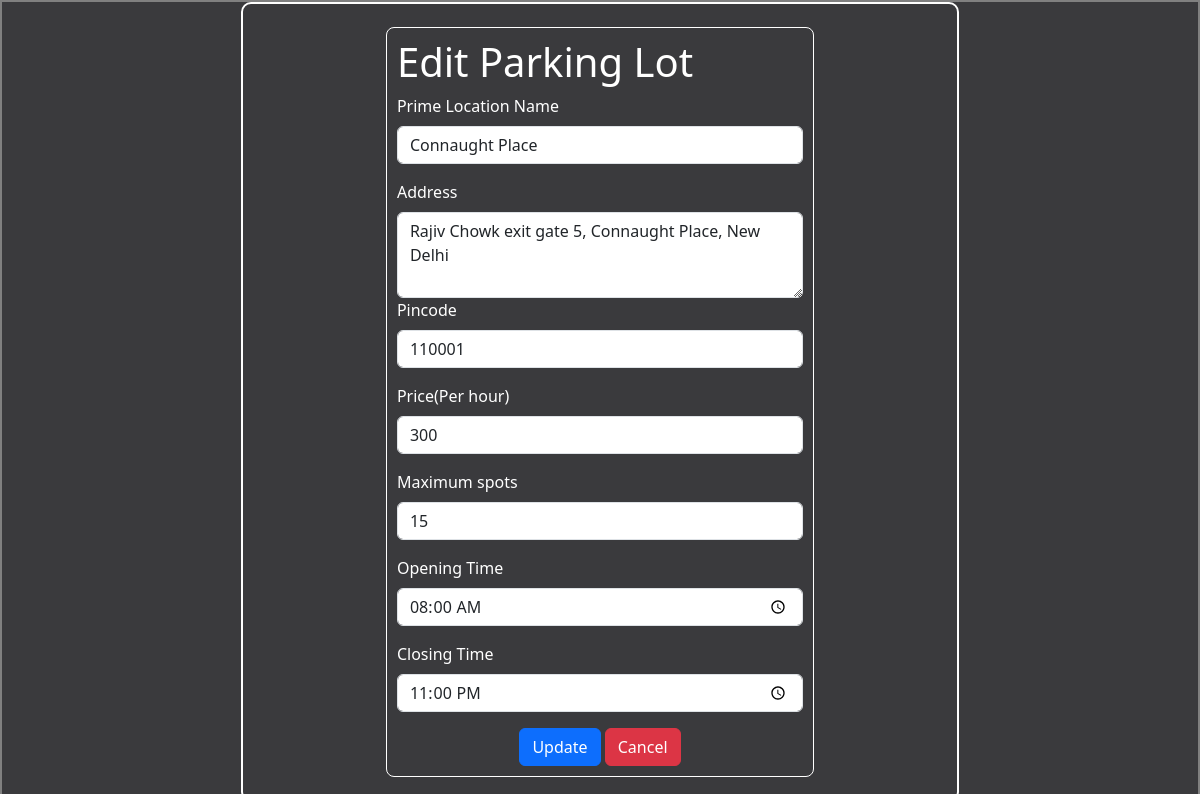
The app's page /edit_lot/2 with its own data.
### application/models.py (models this page shows)
class ParkingLot(db.Model):
    id = db.Column(db.Integer, primary_key=True)
    prime_location_name = db.Column(db.String(120), nullable=False)
    price = db.Column(db.Integer, nullable=False)
    address = db.Column(db.String(200), nullable=False)
    pincode = db.Column(db.String(10), nullable=False)
    maximum_spots = db.Column(db.Integer, nullable=False)
    closing_time = db.Column(db.Time, nullable=False)
    opening_time = db.Column(db.Time, nullable=False)

### application/controllers.py (the view, shortened to what this page needs)
@app.route("/edit_lot/<int:lot_id>",methods = ["GET", "POST"])
def edit_lot(lot_id):
    lot = ParkingLot.query.get_or_404(lot_id)
    return render_template("edit_lot.html", lot=lot)

### templates/edit_lot.html (shortened to what this page needs)
<!DOCTYPE html>
<html lang="en">
<head>
    <link rel="stylesheet" href="/static/style.css">
    <link href="https://cdn.jsdelivr.net/npm/bootstrap@5.3.7/dist/css/bootstrap.min.css" rel="stylesheet">
</head>
<body>
    <div id="main">
        <div id="canvas">
            <div id="edit-form-body">
                <h1>Edit Parking Lot</h1>
                <form action="{{ url_for('edit_lot', lot_id=lot.id) }}" method = "post">
                    <div class="mb-3">
                        <label for="LocName" class="form-label">Prime Location Name</label>
                        <input type="text" class="form-control" id="LocName" name = "Loc" value="{{ lot.prime_location_name }}">
                    </div>
                    <div class="textarea">
                        <label for="addressDetails" class="form-label">Address</label>
                        <textarea class="form-control" id="addressDetails" rows="3" name = "address">{{ lot.address }}</textarea>
                    </div>
                    <div class="mb-3">
                        <label for="Pincode" class="form-label">Pincode</label>
                        <input type="text" class="form-control" id="Pincode"name = "pincode" value="{{ lot.pincode }}">
                    </div>
                    <div class="mb-3">
                        <label for="price/hour" class="form-label">Price(Per hour)</label>
                        <input type = "text" class="form-control" id="price/hour" name ="price" value="{{ lot.price }}">
                    </div>
                    <div class="mb-3">
                        <label for="Option" class="form-label">Maximum spots</label>
                        <input type = "text" class="form-control" id="Option" name = "max_spots" value="{{ lot.maximum_spots }}">
                    </div>
                    <div class="mb-3">
                        <label for="openTime" class="form-label">Opening Time</label>
                        <input type="time" class="form-control" id="openTime" name = "openingTime" value="{{ lot.opening_time }}">
                    </div>
                    <div class="mb-3">
                        <label for="closeTime" class="form-label">Closing Time</label>
                        <input type="time" class="form-control" id="closeTime" name = "closingTime" value="{{ lot.closing_time }}">
                    </div>
                    <div class="text-center">
                        <input type="submit" class="btn btn-primary" value = "Update">
                        <a href="{{ url_for('admin_dash') }}" class="btn btn-danger">Cancel</a>
                        <br>
                    </div>
                </form>
            </div>
        </div>
    </div>
</body>
</html>

### static/style.css (style rules this page uses)
* { margin: 0px; }
#main,#canvas { background-color: rgb(58, 58, 61); color: white; border: 2px solid grey; min-height: 100vh; }
#canvas { width: 60%; border: 2px solid white; border-radius: 10px; margin: auto; min-height: 100vh; }
#edit-form-body { border: 1px solid white; width: 60%; margin: auto; padding: 10px; border-radius: 8px; }
.textarea { resize: vertical; max-height: 120px; overflow: auto; }

### templates/edit_lot.html (style rules this page uses)
#canvas { height: 800px; margin: 0 auto; display: flex; justify-content: center; align-items: center; }

### records on screen
ParkingLot: Loc "Connaught Place", address "Rajiv Chowk exit gate 5, Connaught Place, New Delhi", pincode "110001", price "300", max_spots "15", openingTime "08:00:00", closingTime "23:00:00"
